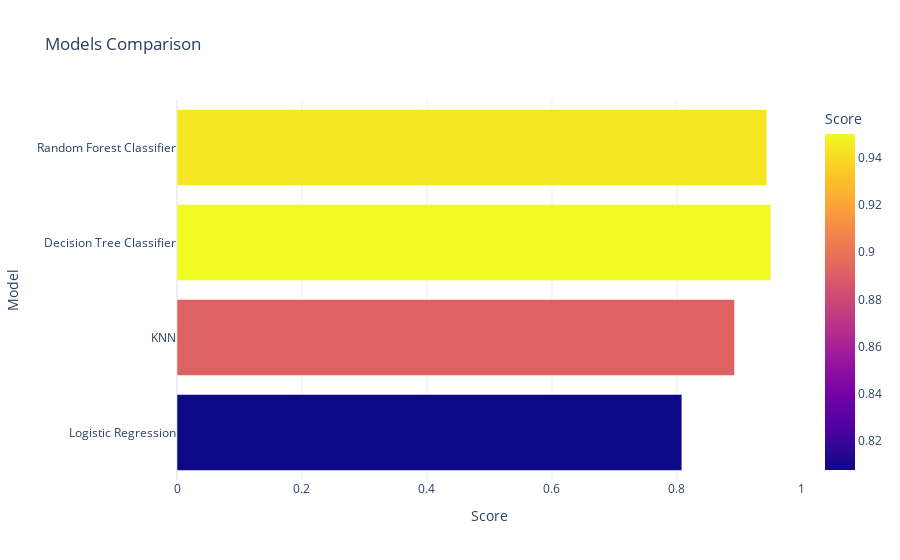

Here is the notebook cell this chart was saved with:
### Code cell
px.bar(data_frame = models, x = 'Score', y = 'Model', color = 'Score', template = 'plotly_white', title = 'Models Comparison')

### Figure 1 — Plotly figure (JSON) as saved in the notebook; plotly's stock layout.template omitted (floating-point values rounded to 4 significant figures)
{"data": [{"alignmentgroup": "True", "hovertemplate": "Score=%{marker.color}<br>Model=%{y}<extra></extra>", "legendgroup": "", "marker": {"color": [0.8078, 0.8921, 0.95, 0.9438], "coloraxis": "coloraxis", "pattern": {"shape": ""}}, "name": "", "offsetgroup": "", "orientation": "h", "showlegend": false, "textposition": "auto", "type": "bar", "x": [0.8078, 0.8921, 0.95, 0.9438], "xaxis": "x", "y": ["Logistic Regression", "KNN", "Decision Tree Classifier", "Random Forest Classifier"], "yaxis": "y"}], "layout": {"barmode": "relative", "coloraxis": {"colorbar": {"title": {"text": "Score"}}, "colorscale": [[0, "#0d0887"], [0.1111, "#46039f"], [0.2222, "#7201a8"], [0.3333, "#9c179e"], [0.4444, "#bd3786"], [0.5556, "#d8576b"], [0.6667, "#ed7953"], [0.7778, "#fb9f3a"], [0.8889, "#fdca26"], [1, "#f0f921"]]}, "legend": {"tracegroupgap": 0}, "title": {"text": "Models Comparison"}, "xaxis": {"anchor": "y", "domain": [0, 1], "title": {"text": "Score"}}, "yaxis": {"anchor": "x", "domain": [0, 1], "title": {"text": "Model"}}}}
